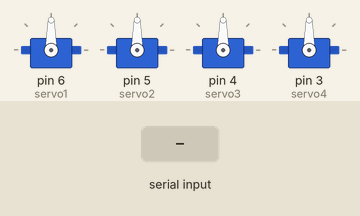
A sketch run on a simulated Arduino Uno, built with avr-gcc and run on an emulated ATmega328P. Parts: 4 × servo. The inputs (shaded band) are chosen by the test bench.

Above: at 1.2 s.
1.3 s: "R" received over Serial
At 3.0 s:
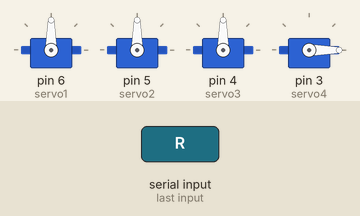
3.8 s: "H" received over Serial
At 6.0 s:
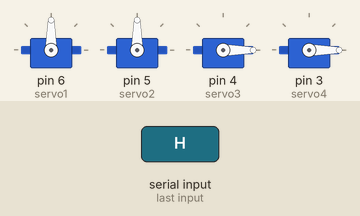
6.3 s: "F" received over Serial
At 8.0 s:
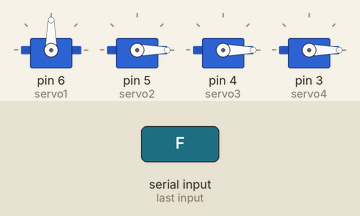
8.8 s: "N" received over Serial
At 11.0 s:
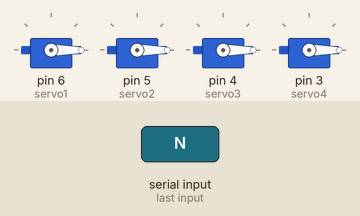
11.3 s: "R" received over Serial
At 12.1 s:
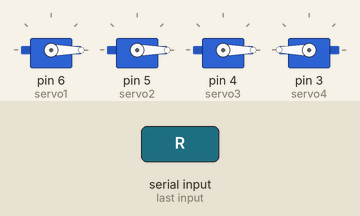
13.8 s: "H" received over Serial
At 14.2 s:
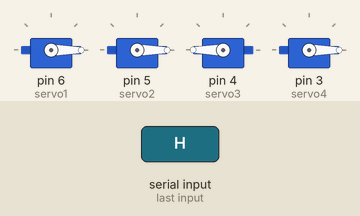
Timing chart, 0 to 16.8 s (numbered marks = the images above; inputs shaded):
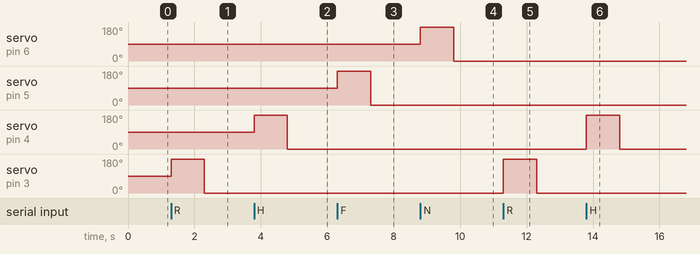

Measured:
- after the input at 1.3 s, servo on pin 3 (servo4): 90° → 180° at once, → 0° 1.0 s later
- after the input at 3.8 s, servo on pin 4 (servo3): 90° → 180° at once, → 0° 1.0 s later
- after the input at 6.3 s, servo on pin 5 (servo2): 90° → 180° at once, → 0° 1.0 s later
- after the input at 8.8 s, servo on pin 6 (servo1): 90° → 180° at once, → 0° 1.0 s later
- after the input at 11.3 s, servo on pin 3 (servo4): 0° → 180° at once, → 0° 1.0 s later
- after the input at 13.8 s, servo on pin 4 (servo3): 0° → 180° at once, → 0° 1.0 s later

The sketch:

arduino.ino
```cpp
#include <Servo.h>

// Create Servo objects
Servo servo1;
Servo servo2;
Servo servo3;
Servo servo4;

void setup() {
  // Attach the servos to their respective pins
  servo1.attach(6);
  servo2.attach(5);
  servo3.attach(4);
  servo4.attach(3);

  // Start serial communication
  Serial.begin(9600);
}

void loop() {
  if (Serial.available() > 0) {
    char wasteType = Serial.read();
    switch (wasteType) {
      case 'R':
        servo4.write(180); // Recyclable waste (pin 3)
        delay(1000);
        servo4.write(0);
        break;
      case 'H':
        servo3.write(180); // Hazardous waste (pin 4)
        delay(1000);
        servo3.write(0);
        break;
      case 'F':
        servo2.write(180); // Food waste (pin 5)
        delay(1000);
        servo2.write(0);
        break;
      case 'N':
        servo1.write(180); // Residual waste (pin 6)
        delay(1000);
        servo1.write(0);
        break;
      default:
        break;
    }
  }
}
```
